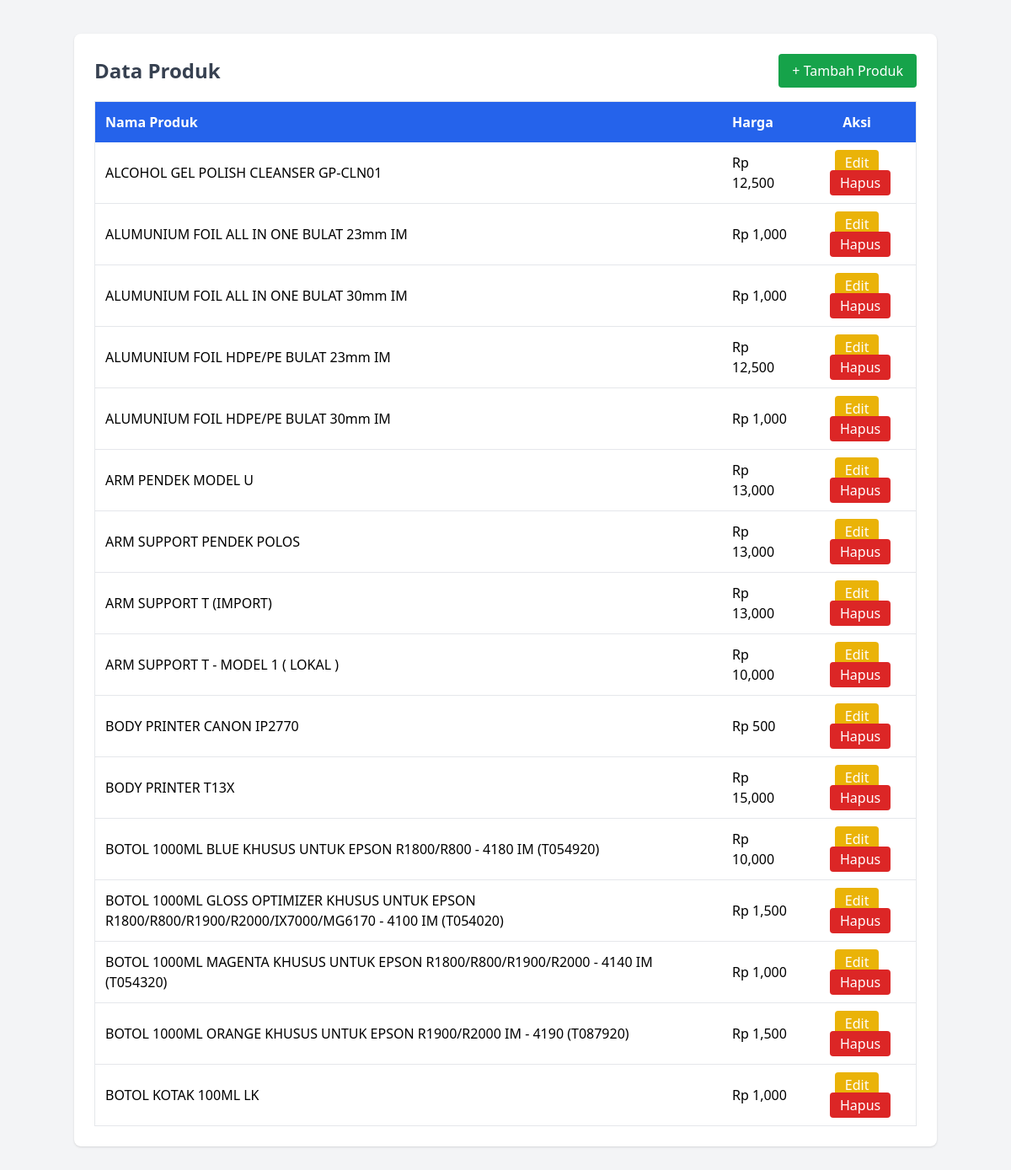
The app's page /index.php/produk with its own data.
### tables this page shows
CREATE TABLE `produk` (
  `id_produk` int(11) NOT NULL AUTO_INCREMENT,
  `nama_produk` varchar(200) DEFAULT NULL,
  `harga` int(11) DEFAULT NULL,
  `kategori_id` int(11) DEFAULT NULL,
  `status_id` int(11) DEFAULT NULL,
  PRIMARY KEY (`id_produk`),
  KEY `kategori_id` (`kategori_id`),
  KEY `status_id` (`status_id`),
  CONSTRAINT `produk_ibfk_1` FOREIGN KEY (`kategori_id`) REFERENCES `kategori` (`id_kategori`),
  CONSTRAINT `produk_ibfk_2` FOREIGN KEY (`status_id`) REFERENCES `status` (`id_status`)
);

### application/controllers/Produk.php (called while the page is built, shortened)
<?php
class Produk extends CI_Controller {
    function __construct(){
        $this->load->model('Produk_model');
        $this->load->database();
        $this->load->library('form_validation');
    }
    public function index()
    {
        $data['produk'] = $this->Produk_model->get_produk_bisa_dijual();
        $this->load->view('produk/index', $data);
    }
}

### index.php (called while the page is built, shortened)
<?php
require_once BASEPATH.'core/CodeIgniter.php';

### application/models/Produk_model.php (called while the page is built, shortened)
<?php
class Produk_model extends CI_Model {
    public function get_produk_bisa_dijual()
    {
        $this->db->select('produk.*, kategori.nama_kategori, status.nama_status');
        $this->db->from('produk');
        $this->db->join('kategori', 'kategori.id_kategori = produk.kategori_id');
        $this->db->join('status', 'status.id_status = produk.status_id');
        $this->db->where('status.nama_status', 'bisa dijual');
        return $this->db->get()->result();
    }
}

### application/views/produk/index.php (the view, shortened to what this page needs)
<!DOCTYPE html>
<html>
<head>
    <script src="https://cdn.tailwindcss.com"></script>
</head>
<body class="bg-gray-100 min-h-screen">
<div class="max-w-5xl mx-auto mt-10 bg-white p-6 rounded-lg shadow">
    <div class="flex justify-between items-center mb-4">
        <h1 class="text-2xl font-bold text-gray-700">Data Produk</h1>
        <a href="<?= site_url('produk/tambah') ?>"
           class="bg-green-600 hover:bg-green-700 text-white px-4 py-2 rounded">
            + Tambah Produk
        </a>
    </div>
    <table class="w-full border border-gray-200">
        <thead class="bg-blue-600 text-white">
            <tr>
                <th class="p-3 text-left">Nama Produk</th>
                <th class="p-3 text-left">Harga</th>
                <th class="p-3 text-center">Aksi</th>
            </tr>
        </thead>
        <tbody>
            <?php foreach ($produk as $p): ?>
            <tr class="border-b hover:bg-gray-50">
                <td class="p-3"><?= $p->nama_produk ?></td>
                <td class="p-3">Rp <?= number_format($p->harga) ?></td>
                <td class="p-3 text-center space-x-2">
                    <a href="<?= site_url('produk/edit/'.$p->id_produk) ?>"
                       class="bg-yellow-500 hover:bg-yellow-600 text-white px-3 py-1 rounded">
                        Edit
                    </a>
                    <a href="<?= site_url('produk/hapus/'.$p->id_produk) ?>"
                       onclick="return confirm('Yakin ingin menghapus data ini?')"
                       class="bg-red-600 hover:bg-red-700 text-white px-3 py-1 rounded">
                        Hapus
                    </a>
                </td>
            </tr>
            <?php endforeach ?>
        </tbody>
    </table>
</div>
</body>
</html>

### records on screen
produk: nama_produk "ALCOHOL GEL POLISH CLEANSER GP-CLN01", harga "12,500"
produk: nama_produk "ALUMUNIUM FOIL ALL IN ONE BULAT 23mm IM", harga "1,000"
produk: nama_produk "ALUMUNIUM FOIL ALL IN ONE BULAT 30mm IM", harga "1,000"
produk: nama_produk "ALUMUNIUM FOIL HDPE/PE BULAT 23mm IM", harga "12,500"
produk: nama_produk "ALUMUNIUM FOIL HDPE/PE BULAT 30mm IM", harga "1,000"
produk: nama_produk "ARM PENDEK MODEL U", harga "13,000"
produk: nama_produk "ARM SUPPORT PENDEK POLOS", harga "13,000"
produk: nama_produk "ARM SUPPORT T (IMPORT)", harga "13,000"
produk: nama_produk "ARM SUPPORT T - MODEL 1 ( LOKAL )", harga "10,000"
produk: nama_produk "BODY PRINTER CANON IP2770", harga "500"
produk: nama_produk "BODY PRINTER T13X", harga "15,000"
produk: nama_produk "BOTOL 1000ML BLUE KHUSUS UNTUK EPSON R1800/R800 - 4180 IM (T054920)", harga "10,000"
produk: nama_produk "BOTOL 1000ML GLOSS OPTIMIZER KHUSUS UNTUK EPSON R1800/R800/R1900/R2000/IX7000/MG6170 - 4100 IM (T054020)", harga "1,500"
produk: nama_produk "BOTOL 1000ML MAGENTA KHUSUS UNTUK EPSON R1800/R800/R1900/R2000 - 4140 IM (T054320)", harga "1,000"
produk: nama_produk "BOTOL 1000ML ORANGE KHUSUS UNTUK EPSON R1900/R2000 IM - 4190 (T087920)", harga "1,500"
produk: nama_produk "BOTOL KOTAK 100ML LK", harga "1,000"
